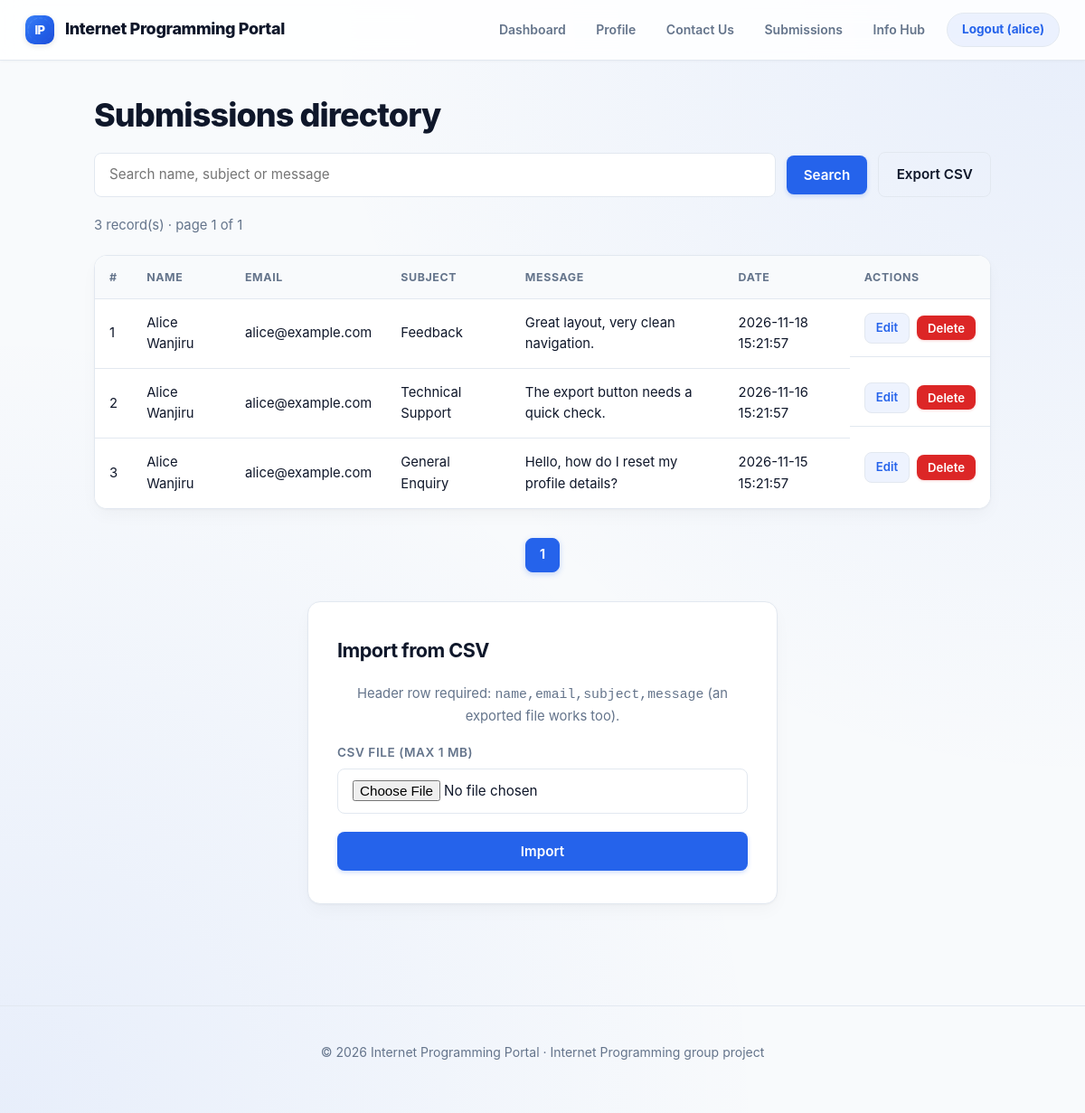
/pages/submissions.php (signed in), run on the app's committed database.
### tables this page shows
CREATE TABLE contact_submissions (
    id         INT UNSIGNED NOT NULL AUTO_INCREMENT,
    user_id    INT UNSIGNED NOT NULL,
    name       VARCHAR(80)  NOT NULL,
    email      VARCHAR(120) NOT NULL,
    subject    VARCHAR(80)  NOT NULL,
    message    TEXT         NOT NULL,
    created_at DATETIME     NOT NULL DEFAULT CURRENT_TIMESTAMP,
    PRIMARY KEY (id),
    KEY idx_sub_user (user_id),
    KEY idx_sub_email (email),
    KEY idx_sub_subject (subject),
    KEY idx_sub_created_at (created_at),
    CONSTRAINT fk_sub_user FOREIGN KEY (user_id) REFERENCES users (id) ON DELETE CASCADE
);

### includes/functions.php (called while the page is built, shortened)
<?php
function e(?string $value): string
{
    return htmlspecialchars((string) $value, ENT_QUOTES | ENT_SUBSTITUTE, 'UTF-8');
}
function sanitizeInput(string $value): string
{
    $value = trim($value);
    return preg_replace('/[\x00-\x08\x0B\x0C\x0E-\x1F\x7F]/', '', $value);
}
function url(string $path = ''): string
{
    return BASE_URL . $path;
}
function isLoggedIn(): bool
{
    return isset($_SESSION['user_id']);
}

### includes/queries.php (called while the page is built, shortened)
<?php
function readFilters(): array
{
    $q    = sanitizeInput((string) ($_GET['q'] ?? ''));
    $sort = in_array($_GET['sort'] ?? '', SORT_COLUMNS, true) ? $_GET['sort'] : 'created_at';
    $dir  = (($_GET['dir'] ?? '') === 'asc') ? 'ASC' : 'DESC';
    return [mb_substr($q, 0, 80), $sort, $dir];
}
function fetchSubmissions(PDO $pdo, int $uid, string $q, string $sort, string $dir,
                          ?int $limit = null, int $offset = 0): array
{
    $sql = 'SELECT id, name, email, subject, message, created_at
              FROM contact_submissions
             WHERE user_id = :uid
               AND (name LIKE :q1 OR subject LIKE :q2 OR message LIKE :q3)
             ORDER BY ' . $sort . ' ' . $dir . ', id DESC';
    if ($limit !== null) {
        $sql .= ' LIMIT :limit OFFSET :offset';
    }
    $stmt = $pdo->prepare($sql);
    $like = '%' . $q . '%';
    $stmt->bindValue(':uid', $uid, PDO::PARAM_INT);
    $stmt->bindValue(':q1', $like);
    $stmt->bindValue(':q2', $like);
    $stmt->bindValue(':q3', $like);
    if ($limit !== null) {
        $stmt->bindValue(':limit', $limit, PDO::PARAM_INT);
        $stmt->bindValue(':offset', $offset, PDO::PARAM_INT);
    }
    $stmt->execute();
    return $stmt->fetchAll();
}
function countSubmissions(PDO $pdo, int $uid, string $q): int
{
    $stmt = $pdo->prepare(
        'SELECT COUNT(*) FROM contact_submissions
          WHERE user_id = :uid AND (name LIKE :q1 OR subject LIKE :q2 OR message LIKE :q3)'
    );
    $like = '%' . $q . '%';
    $stmt->execute([':uid' => $uid, ':q1' => $like, ':q2' => $like, ':q3' => $like]);
    return (int) $stmt->fetchColumn();
}

### pages/submissions.php (the view, shortened to what this page needs)
<?php
require_once __DIR__ . '/../includes/init.php';
require_once __DIR__ . '/../includes/queries.php';
$pdo    = getPDO();
$uid    = (int) $_SESSION['user_id'];
[$q, $sort, $dir] = readFilters();
$total  = countSubmissions($pdo, $uid, $q);
$pages  = max(1, (int) ceil($total / PER_PAGE));
$page   = min(max(1, (int) filter_input(INPUT_GET, 'page', FILTER_VALIDATE_INT) ?: 1), $pages);
$offset = ($page - 1) * PER_PAGE;
$rows   = fetchSubmissions($pdo, $uid, $q, $sort, $dir, PER_PAGE, $offset);
$baseQuery = ['q' => $q, 'sort' => $sort, 'dir' => strtolower($dir)];
$pageUrl   = fn(int $p) => '?' . http_build_query($baseQuery + ['page' => $p]);
$sortUrl   = fn(string $col) => '?' . http_build_query([
    'q' => $q, 'sort' => $col, 'dir' => ($sort === $col && $dir === 'ASC') ? 'desc' : 'asc',
]);
include __DIR__ . '/../includes/header.php';
?>
<h1>Submissions directory</h1>
<form method="get" action="" class="toolbar" role="search">
    <input type="search" id="q" name="q" value="<?= e($q) ?>" placeholder="Search name, subject or message">
    <button type="submit" class="btn">Search</button>
    <a class="btn btn-secondary" href="<?= e(url('/pages/export_csv.php') . '?' . http_build_query($baseQuery)) ?>">Export CSV</a>
</form>
<p class="muted"><?= $total ?> record(s) &middot; page <?= $page ?> of <?= $pages ?></p>
<?php if ($rows): ?>
<div class="table-wrap">
<table>
    <thead>
        <tr>
            <th>#</th>
            <th><a href="<?= e($sortUrl('name')) ?>">Name</a></th>
            <th><a href="<?= e($sortUrl('email')) ?>">Email</a></th>
            <th><a href="<?= e($sortUrl('subject')) ?>">Subject</a></th>
            <th>Message</th>
            <th><a href="<?= e($sortUrl('created_at')) ?>">Date</a></th>
            <th>Actions</th>
        </tr>
    </thead>
    <tbody>
    <?php foreach ($rows as $i => $r): ?>
        <tr>
            <td><?= $offset + $i + 1 ?></td>
            <td><?= e($r['name']) ?></td>
            <td><?= e($r['email']) ?></td>
            <td><?= e($r['subject']) ?></td>
            <td><?= e(mb_strimwidth($r['message'], 0, 60, '...')) ?></td>
            <td><?= e($r['created_at']) ?></td>
            <td class="actions">
                <a href="<?= e(url('/pages/submission_edit.php') . '?id=' . (int) $r['id']) ?>">Edit</a>
                <form method="post" action="" onsubmit="return confirm('Delete this submission?');">
                    <button type="submit" class="btn-danger">Delete</button>
                </form>
            </td>
        </tr>
    <?php endforeach; ?>
    </tbody>
</table>
</div>
<nav class="pagination" aria-label="Pagination">
    <?php for ($p = 1; $p <= $pages; $p++): ?>
        <a href="<?= e($pageUrl($p)) ?>" class="<?= $p === $page ? 'current' : '' ?>"><?= $p ?></a>
    <?php endfor; ?>
</nav>
<?php else: ?>
    <p class="muted">No submissions found. <a href="<?= e(url('/pages/contact.php')) ?>">Send your first message</a>.</p>
<?php endif; ?>
<form method="post" action="" enctype="multipart/form-data" class="card form">
    <h2>Import from CSV</h2>
    <p class="muted">Header row required: <code>name,email,subject,message</code> (an exported file works too).</p>
    <label for="csv_file">CSV file (max 1 MB)</label>
    <input type="file" id="csv_file" name="csv_file" accept=".csv,text/csv" required>
    <button type="submit" class="btn">Import</button>
</form>
<?php include __DIR__ . '/../includes/footer.php'; ?>

### includes/header.php (shortened to what this page needs)
<?php
$theme           = $_COOKIE['theme'] ?? 'light';
?>
<!DOCTYPE html>
<html lang="en" data-theme="<?= e($theme) ?>">
<head>
    <link rel="stylesheet" href="<?= e(url('/assets/css/style.css')) ?>">
</head>
<body>
<header class="site-header">
    <a class="brand" href="<?= e(url('/index.php')) ?>">
        <img src="<?= e(url('/assets/img/logo.svg')) ?>" alt="Internet Programming Portal logo" width="32" height="32">
        <span><?= e(APP_NAME) ?></span>
    </a>
    <?php include __DIR__ . '/nav.php'; ?>
</header>
<main class="container">

### includes/nav.php
<nav aria-label="Main navigation">
<?php if (isLoggedIn()): ?>
    <a href="<?= e(url('/pages/dashboard.php')) ?>">Dashboard</a>
    <a href="<?= e(url('/pages/profile.php')) ?>">Profile</a>
    <a href="<?= e(url('/pages/contact.php')) ?>">Contact Us</a>
    <a href="<?= e(url('/pages/submissions.php')) ?>">Submissions</a>
    <a href="<?= e(url('/pages/hub.php')) ?>">Info Hub</a>
    <a href="<?= e(url('/logout.php')) ?>" class="btn-link">Logout (<?= e($_SESSION['username'] ?? '') ?>)</a>
<?php else: ?>
    <a href="<?= e(url('/login.php')) ?>">Login</a>
    <a href="<?= e(url('/register.php')) ?>">Register</a>
<?php endif; ?>
</nav>

### includes/footer.php (shortened to what this page needs)
</main>
<footer class="site-footer">
    <p>&copy; <?= date('Y') ?> <?= e(APP_NAME) ?> &middot; Internet Programming group project</p>
</footer>
</body>
</html>

### data on the page
contact_submissions: i "1", name "Alice Wanjiru", email "alice@example.com", subject "Feedback", message "Great layout, very clean navigation.", created_at "2026-11-18 15:21:57"
contact_submissions: i "2", name "Alice Wanjiru", email "alice@example.com", subject "Technical Support", message "The export button needs a quick check.", created_at "2026-11-16 15:21:57"
contact_submissions: i "3", name "Alice Wanjiru", email "alice@example.com", subject "General Enquiry", message "Hello, how do I reset my profile details?", created_at "2026-11-15 15:21:57"

### other printed values
APP_NAME "Internet Programming Portal"
$_SESSION['username'] "alice"
$total "3"
$page "1"
$pages "1"
